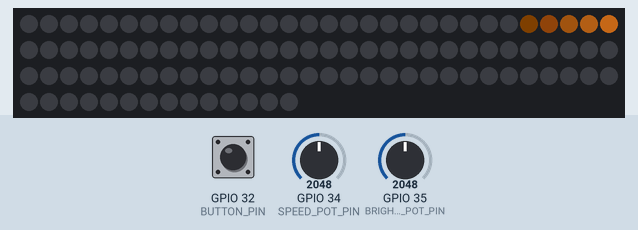
Recording of a program running on a simulated ESP32. Shown: 104 RGB LEDs in strip order, left to right, continuing on the next row. The test bench sets the inputs (shaded band); at power-on: GPIO 35 (BRIGHTNESS_POT_PIN) = 2048, GPIO 32 (BUTTON_PIN) HIGH, GPIO 34 (SPEED_POT_PIN) = 2048. Dim RGB values are drawn brighter than linear.

Above: at 1.27 s.

The program:

main.cpp
```cpp
#include <FastLED.h>
#include <OneButton.h>

#define LED_PIN 13
#define NUM_LEDS 104
#define LED_TYPE WS2812B
#define COLOR_ORDER GRB

#define SPEED_POT_PIN 34
#define BRIGHTNESS_POT_PIN 35
#define BUTTON_PIN 32

#define SNAKE_LENGTH 5
#define MIN_DELAY 5
#define MAX_DELAY 80

CRGB leds[NUM_LEDS];
OneButton button(BUTTON_PIN, true);

struct ColorHSV {
    uint8_t hue;
    uint8_t sat;
};

const ColorHSV COLORS[] = {
    {30, 180},   // Warm white (default)
    {0, 255},    // Red
    {96, 255},   // Green
    {160, 255},  // Blue
    {64, 255},   // Yellow
    {192, 255},  // Cyan
    {224, 255}   // Magenta
};
const int NUM_COLORS = sizeof(COLORS) / sizeof(COLORS[0]);

int snakePos = 0;
int direction = 1;
unsigned long lastUpdate = 0;
int delayTime = 50;
uint8_t brightness = 128;
int currentColorIndex = 0;

void handleClick() {
    currentColorIndex = (currentColorIndex + 1) % NUM_COLORS;
}

void handleLongPress() {
    currentColorIndex = 0;
}

void setup() {
    Serial.begin(115200);

    FastLED.addLeds<LED_TYPE, LED_PIN, COLOR_ORDER>(leds, NUM_LEDS)
        .setCorrection(TypicalLEDStrip);
    FastLED.setBrightness(brightness);
    FastLED.clear();

    button.attachClick(handleClick);
    button.attachLongPressStart(handleLongPress);
    button.setLongPressIntervalMs(2000);
}

void loop() {
    unsigned long currentMillis = millis();

    button.tick();

    // Read potentiometers
    int speedRaw = analogRead(SPEED_POT_PIN);
    int brightnessRaw = analogRead(BRIGHTNESS_POT_PIN);

    // Map speed (inverse: lower value = faster)
    delayTime = map(speedRaw, 0, 4095, MIN_DELAY, MAX_DELAY);

    // Map brightness
    brightness = map(brightnessRaw, 0, 4095, 10, 255);
    FastLED.setBrightness(brightness);

    // Update snake position
    if (currentMillis - lastUpdate >= delayTime) {
        lastUpdate = currentMillis;

        // Clear all LEDs
        FastLED.clear();

        // Draw snake
        ColorHSV currentColor = COLORS[currentColorIndex];
        for (int i = 0; i < SNAKE_LENGTH; i++) {
            int pos = snakePos - (i * direction);

            if (pos >= 0 && pos < NUM_LEDS) {
                uint8_t brightness = 255 - (i * (255 / SNAKE_LENGTH));
                leds[pos] = CHSV(currentColor.hue, currentColor.sat, brightness);
            }
        }

        // Move snake
        snakePos += direction;

        // Bounce at edges
        if (snakePos >= NUM_LEDS - 1) {
            snakePos = NUM_LEDS - 1;
            direction = -1;
        } else if (snakePos <= 0) {
            snakePos = 0;
            direction = 1;
        }

        FastLED.show();
    }
}
```
